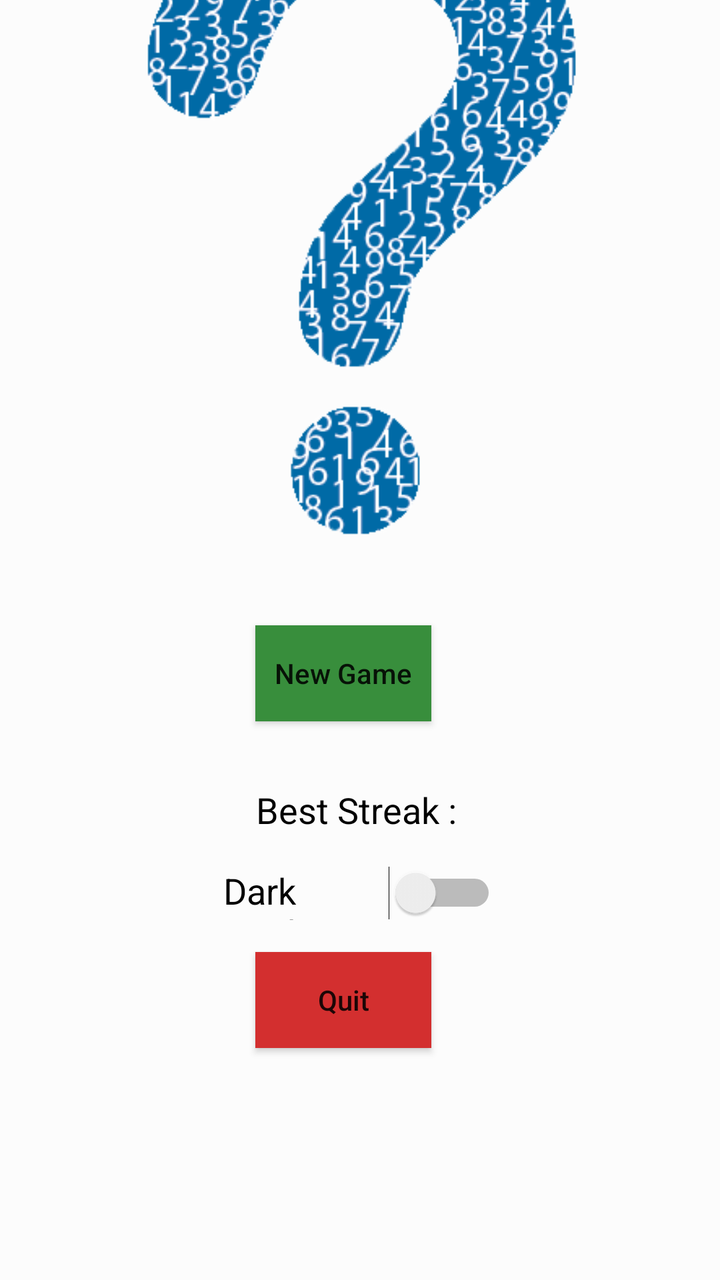
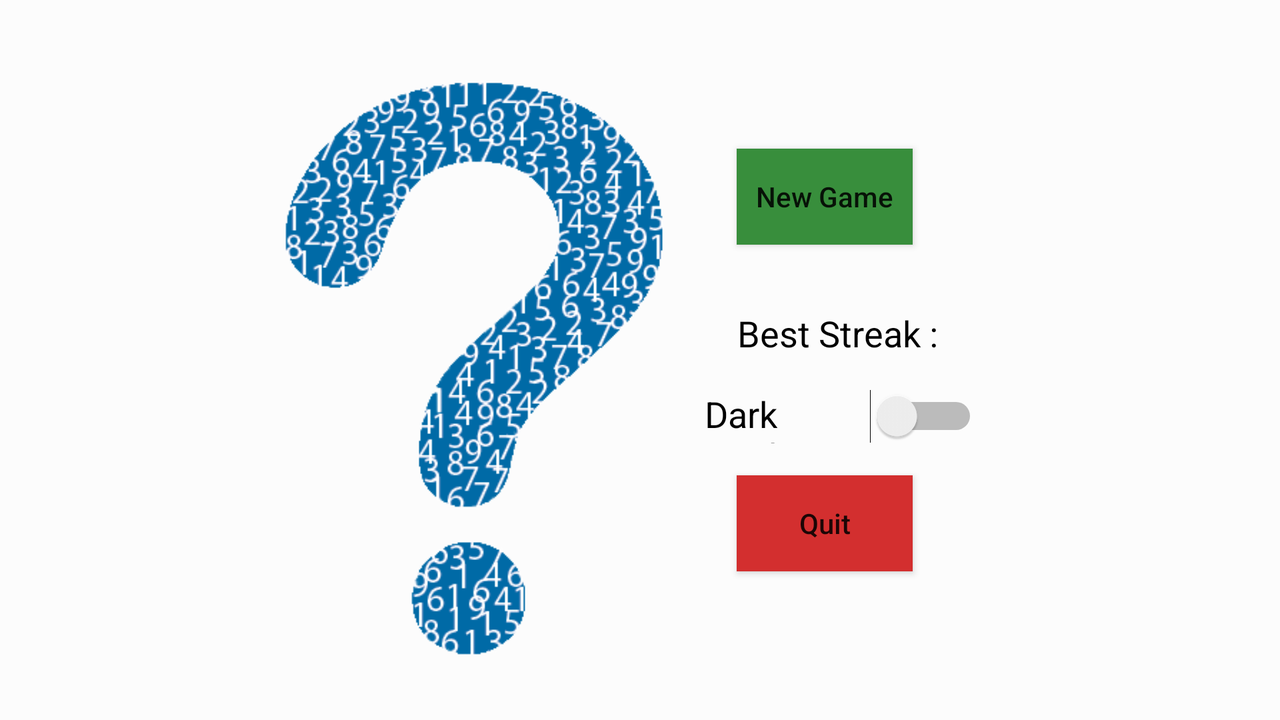

Compare how this app lays out the same screen by default and in its alternative resource folder. The renders come first, then the two layout files and the values they reference.
<!-- AndroidManifest.xml: application theme AppTheme -->
<!-- res/layout/activity_main.xml -->
<?xml version="1.0" encoding="utf-8"?>
<androidx.constraintlayout.widget.ConstraintLayout xmlns:android="http://schemas.android.com/apk/res/android"
    xmlns:app="http://schemas.android.com/apk/res-auto"
    xmlns:tools="http://schemas.android.com/tools"
    android:layout_width="match_parent"
    android:layout_height="match_parent"
    tools:context=".MainActivity"
    android:background="?attr/bgcolor">

    <ImageView
        android:id="@+id/imageView"
        android:layout_width="530dp"
        android:layout_height="520dp"
        android:layout_marginBottom="280dp"
        app:layout_constraintBottom_toBottomOf="parent"
        app:layout_constraintEnd_toEndOf="parent"
        app:layout_constraintHorizontal_bias="0.504"
        app:layout_constraintStart_toStartOf="parent"
        app:srcCompat="@drawable/qnmark12" />

    <LinearLayout
        android:id="@+id/linearLayout"
        android:layout_width="wrap_content"
        android:layout_height="wrap_content"
        android:layout_marginBottom="100dp"
        android:orientation="vertical"
        app:layout_constraintBottom_toBottomOf="parent"
        app:layout_constraintEnd_toEndOf="parent"
        app:layout_constraintStart_toStartOf="parent">

        <Button
            android:id="@+id/buNewGame"
            style="@style/positive_button"
            android:layout_width="wrap_content"
            android:layout_height="wrap_content"
            android:layout_margin="16dp"
            android:background="@color/crct_answer"
            android:onClick="buNewGame"
            android:text="New Game"
            android:textAllCaps="false" />

        <TextView
            android:id="@+id/tvBestScore"
            android:layout_width="wrap_content"
            android:layout_height="wrap_content"
            android:layout_gravity="center"
            android:layout_margin="16dp"
            android:gravity="center"
            android:text="Best Streak : "
            android:textColor="?attr/textcolor"
            android:textSize="18sp" />

        <Switch
            android:id="@+id/switchDarkMode"
            android:layout_width="match_parent"
            android:layout_height="wrap_content"
            android:text="Dark Mode"
            android:textColor="?attr/textcolor"
            android:textSize="18sp" />

        <Button
            android:id="@+id/buQuit"
            style="@style/negative_button"
            android:layout_width="wrap_content"
            android:layout_height="wrap_content"
            android:layout_margin="16dp"
            android:background="@color/wrong_answer"
            android:onClick="buQuit"
            android:text="Quit"
            android:textAllCaps="false" />

    </LinearLayout>

</androidx.constraintlayout.widget.ConstraintLayout>
<!-- resources referenced by this layout -->
<resources>
  <color name="crct_answer">#388E3C</color>
  <color name="wrong_answer">#D32F2F</color>
  <!-- drawable qnmark12: png bitmap (drawable, 44640 bytes) -->
  <style name="negative_button">
          <item name="android:shape">rectangle</item>
          <item name="android:radius">50dp</item>
      </style>
  <style name="positive_button">
          <item name="android:shape">rectangle</item>
          <item name="android:radius">50dp</item>
      </style>
  <style name="AppTheme" parent="Theme.AppCompat.Light.DarkActionBar">
          
          <item name="colorPrimary">@color/colorPrimary</item>
          <item name="colorPrimaryDark">@color/colorPrimaryDark</item>
          <item name="colorAccent">@color/colorAccent</item>
          <item name="bgcolor">#FCFCFC</item>
          <item name="buttoncolor">@color/colorPrimary</item>
          <item name="textcolor">#000</item>
          <item name="tintcolor">#303030</item>
          <item name="android:windowAnimationStyle">@style/WindowAnimTransition</item>
  
      </style>
  <color name="colorPrimary">#2196F3</color>
  <color name="colorPrimaryDark">#1976D2</color>
  <color name="colorAccent">#EA4183</color>
  <style name="WindowAnimTransition">
          <item name="android:windowEnterAnimation">@android:anim/fade_in</item>
          <item name="android:windowExitAnimation">@android:anim/fade_out</item>
  
      </style>
</resources>
<!-- res/layout-land/activity_main.xml (the repository's variant of the layout above) -->
<!-- drawn on the phone turned sideways -->
<?xml version="1.0" encoding="utf-8"?>
<androidx.constraintlayout.widget.ConstraintLayout xmlns:android="http://schemas.android.com/apk/res/android"
    xmlns:app="http://schemas.android.com/apk/res-auto"
    xmlns:tools="http://schemas.android.com/tools"
    android:layout_width="match_parent"
    android:layout_height="match_parent"
    tools:context=".MainActivity"
    android:background="?attr/bgcolor">

    <ImageView
        android:id="@+id/imageView"
        android:layout_width="458dp"
        android:layout_height="572dp"
        app:layout_constraintBottom_toBottomOf="parent"
        app:layout_constraintEnd_toEndOf="parent"
        app:layout_constraintHorizontal_bias="0.039"
        app:layout_constraintStart_toStartOf="parent"
        app:layout_constraintTop_toTopOf="parent"
        app:srcCompat="@drawable/qnmark12" />

    <LinearLayout
        android:layout_width="wrap_content"
        android:layout_height="wrap_content"
        android:orientation="vertical"
        app:layout_constraintBottom_toBottomOf="parent"
        app:layout_constraintEnd_toEndOf="parent"
        app:layout_constraintHorizontal_bias="0.7"
        app:layout_constraintStart_toStartOf="parent"
        app:layout_constraintTop_toTopOf="parent">

        <Button
            android:id="@+id/buNewGame"
            style="@style/positive_button"
            android:layout_width="wrap_content"
            android:layout_height="wrap_content"
            android:layout_margin="16dp"
            android:background="@color/crct_answer"
            android:onClick="buNewGame"
            android:text="New Game"
            android:textAllCaps="false" />

        <TextView
            android:id="@+id/tvBestScore"
            android:layout_width="wrap_content"
            android:layout_height="wrap_content"
            android:layout_gravity="center"
            android:layout_margin="16dp"
            android:gravity="center"
            android:text="Best Streak : "
            android:textColor="?attr/textcolor"
            android:textSize="18sp" />

        <Switch
            android:id="@+id/switchDarkMode"
            android:layout_width="match_parent"
            android:layout_height="wrap_content"
            android:text="Dark Mode"
            android:textColor="?attr/textcolor"
            android:textSize="18sp" />

        <Button
            android:id="@+id/buQuit"
            style="@style/negative_button"
            android:layout_width="wrap_content"
            android:layout_height="wrap_content"
            android:layout_margin="16dp"
            android:background="@color/wrong_answer"
            android:onClick="buQuit"
            android:text="Quit"
            android:textAllCaps="false" />

    </LinearLayout>

</androidx.constraintlayout.widget.ConstraintLayout>
